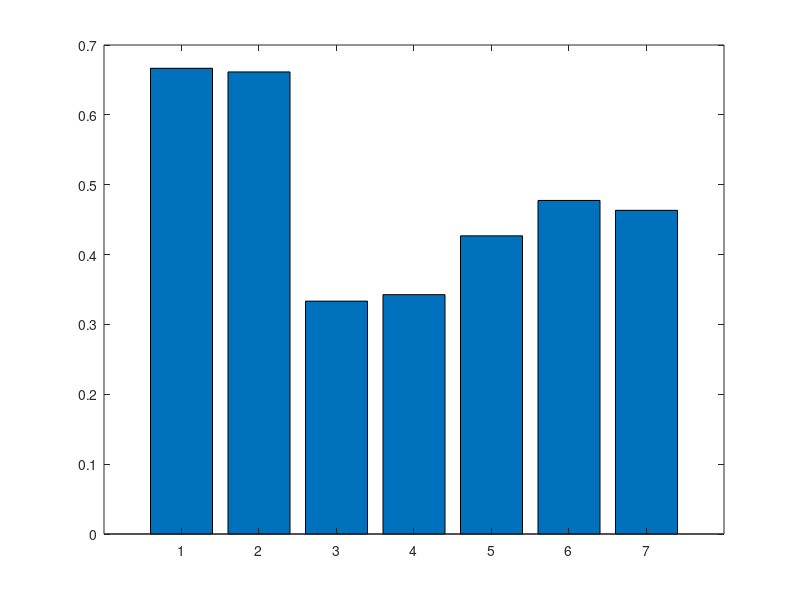

Write the MATLAB code that produced this figure. (Note: this script raises an error after producing the figure.)
big_data = [
(0.666666667)
(0.661453242)
(0.333333333)
(0.342619746)
(0.426849137)
(0.477493832)
(0.463343109)
];
small_data = [
[0.666666667]
[nan]
[0.442748092]
[0.632315522]
[0.333333333]
[0.384223919]
[0.435114504]
];


bar(big_data')
xticklabel_rotate([1:7],45,{'Combined','Two-level','Std. Neural','F.P. Neural','gshare','bi-mode','YAGS'},'interpreter','none')
matlab2tikz('norm-perf-big-predictors.tikz', 'height', '\figureheight', 'width', '\figurewidth');
figure()
bar(small_data')
xticklabel_rotate([1:7],45,{'Combined','Two-level','Std. Neural','F.P. Neural','gshare','bi-mode','YAGS'},'interpreter','none')
matlab2tikz('norm-perf-small-predictors.tikz', 'height', '\figureheight', 'width', '\figurewidth');